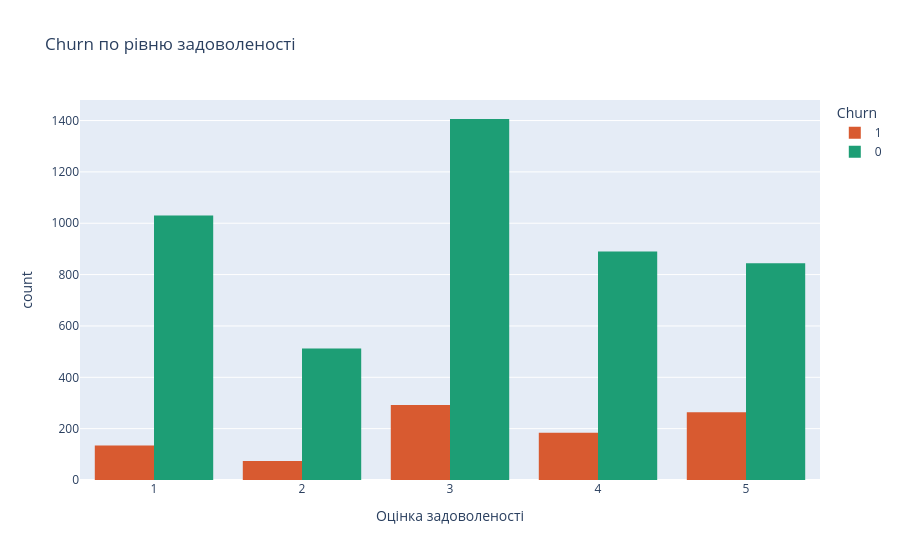

Source (notebook cell):
### Code cell
fig2 = px.histogram(
    df, x='SatisfactionScore', color='Churn',
    barmode='group',
    title='Churn по рівню задоволеності',
    labels={'SatisfactionScore': 'Оцінка задоволеності', 'count': 'Кількість'},
    color_discrete_map={0: '#1D9E75', 1: '#D85A30'}
)
fig2.show()

### Figure 1 — Plotly figure (JSON) as saved in the notebook; plotly's stock layout.template omitted (floating-point values rounded to 4 significant figures; data arrays with more than 128 entries replaced by an {"elided": "..."} marker saying what was removed)
{"data": [{"alignmentgroup": "True", "bingroup": "x", "hovertemplate": "Churn=1<br>Оцінка задоволеності=%{x}<br>count=%{y}<extra></extra>", "legendgroup": "1", "marker": {"color": "#D85A30", "pattern": {"shape": ""}}, "name": "1", "offsetgroup": "1", "orientation": "v", "showlegend": true, "type": "histogram", "x": {"elided": "948 int values"}, "xaxis": "x", "yaxis": "y"}, {"alignmentgroup": "True", "bingroup": "x", "hovertemplate": "Churn=0<br>Оцінка задоволеності=%{x}<br>count=%{y}<extra></extra>", "legendgroup": "0", "marker": {"color": "#1D9E75", "pattern": {"shape": ""}}, "name": "0", "offsetgroup": "0", "orientation": "v", "showlegend": true, "type": "histogram", "x": {"elided": "4682 int values"}, "xaxis": "x", "yaxis": "y"}], "layout": {"barmode": "group", "legend": {"title": {"text": "Churn"}, "tracegroupgap": 0}, "title": {"text": "Churn по рівню задоволеності"}, "xaxis": {"anchor": "y", "domain": [0, 1], "title": {"text": "Оцінка задоволеності"}}, "yaxis": {"anchor": "x", "domain": [0, 1], "title": {"text": "count"}}}}
